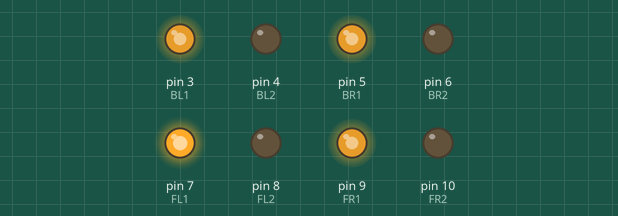
This sketch was run on a simulated Arduino Uno, built with avr-gcc and run on an emulated ATmega328P. Parts: output pins drawn as LEDs (lit = HIGH). What the sketch prints to the serial monitor is not drawn.

Above: at 0.05 s.
At 1.95 s:
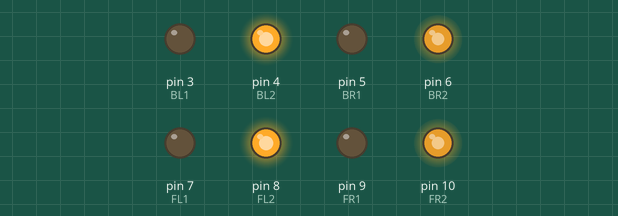
Timing chart, 0 to 4.6 s (numbered marks = the images above):
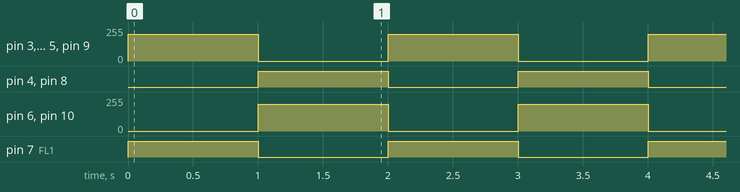

Measured:
- by itself, pin 3 (BL1), pin 5 (BR1), pin 6 (BR2), pin 9 (FR1), pin 10 (FR2): alternates 200/255 for 1.0 s and 0/255 for 1.0 s
- by itself, pin 4 (BL2), pin 7 (FL1), pin 8 (FL2): alternates HIGH for 1.0 s and LOW for 1.0 s

The sketch:

motors.ino
```cpp
int BL1 = 3;
int BL2 = 4;
int BR1 = 5;
int BR2 = 6;
int FL1 = 7;
int FL2 = 8;
int FR1 = 9;
int FR2 = 10;
void setup()
{
  pinMode(BL1, OUTPUT);
  pinMode(BL2, OUTPUT);
  pinMode(BR1, OUTPUT);
  pinMode(BR2, OUTPUT);
  pinMode(FL1, OUTPUT);
  pinMode(FL2, OUTPUT);
  pinMode(FR1, OUTPUT);
  pinMode(FR2, OUTPUT);
  Serial.begin(9600);
  while (! Serial);
  Serial.println("Speed 0 to 255");
}


void loop()
{
      analogWrite(BL1, 200);
      analogWrite(BL2, 0);
      analogWrite(BR1, 200);
      analogWrite(BR2, 0);
      analogWrite(FL1, 200);
      analogWrite(FL2, 0);
      analogWrite(FR1, 200);
      analogWrite(FR2, 0);
      delay(1000);
      analogWrite(BL1, 0);
      analogWrite(BL2, 200);
      analogWrite(BR1, 0);
      analogWrite(BR2, 200);
      analogWrite(FL1, 0);
      analogWrite(FL2, 200);
      analogWrite(FR1, 0);
      analogWrite(FR2, 200);
      delay(1000);
}
```
